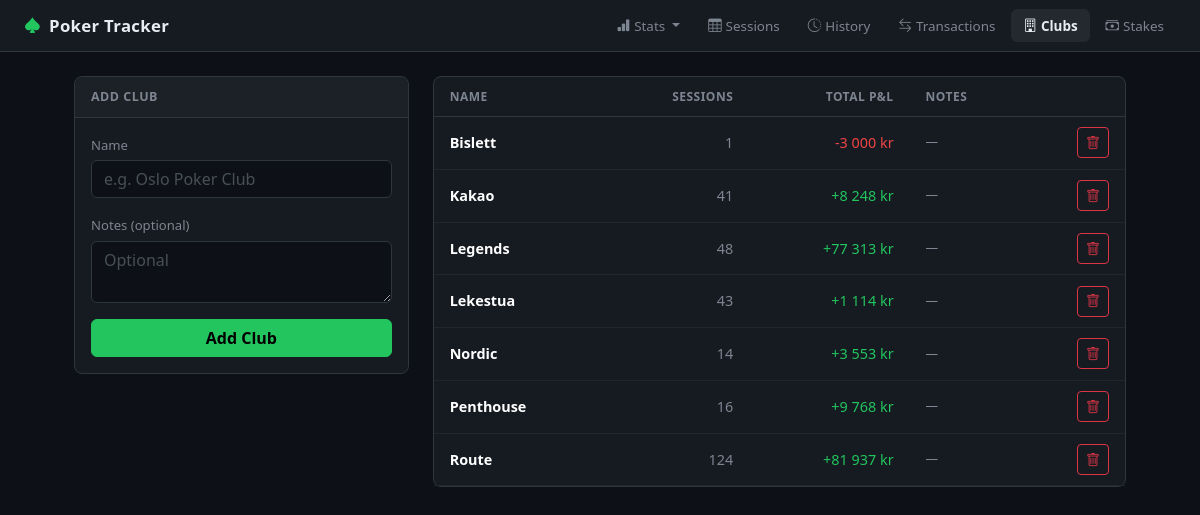
Page /clubs on the committed database.
### tables this page shows
CREATE TABLE clubs (
            id INTEGER PRIMARY KEY AUTOINCREMENT,
            name TEXT NOT NULL UNIQUE,
            notes TEXT,
            created_at TEXT DEFAULT (datetime('now'))
        );

### app.py (the view, shortened to what this page needs)
@app.route("/clubs", methods=["GET", "POST"])
def clubs():
    db = get_db()
    clubs_list = db.execute("""
        SELECT c.*,
               COUNT(DISTINCT s.id) as session_count,
               COALESCE(SUM(s.profit), 0) as total_profit
        FROM clubs c
        LEFT JOIN sessions s ON s.club_id = c.id
        GROUP BY c.id ORDER BY c.name
    """).fetchall()
    return render_template("clubs.html", clubs=clubs_list)

### app.py (called while the page is built)
@app.template_filter("pnl")
def pnl_filter(value):
    if value is None:
        return "0 kr"
    v = float(value)
    formatted = f"{abs(v):,.0f}".replace(",", " ")
    if v > 0:
        return f"+{formatted} kr"
    elif v < 0:
        return f"-{formatted} kr"
    return "0 kr"

### database.py (called while the page is built)
def get_db():
    if "db" not in g:
        g.db = sqlite3.connect(str(DB_PATH))
        g.db.row_factory = sqlite3.Row
        g.db.execute("PRAGMA foreign_keys = ON")
    return g.db

### templates/clubs.html (shortened to what this page needs)
{% extends "base.html" %}
{% block content %}
<div class="row g-4">
    <div class="col-md-4">
        <div class="card">
            <div class="card-header">Add Club</div>
            <div class="card-body">
                <form method="post">
                    <div class="mb-3">
                        <label class="form-label">Name</label>
                        <input type="text" name="name" class="form-control" placeholder="e.g. Oslo Poker Club" required>
                    </div>
                    <div class="mb-3">
                        <label class="form-label">Notes <span class="text-muted">(optional)</span></label>
                        <textarea name="notes" class="form-control" rows="2" placeholder="Optional"></textarea>
                    </div>
                    <button type="submit" class="btn btn-success w-100">Add Club</button>
                </form>
            </div>
        </div>
    </div>
    <div class="col-md-8">
        {% if clubs %}
        <div class="card">
            <div class="table-responsive">
                <table class="table table-hover mb-0">
                    <thead>
                        <tr>
                            <th>Name</th>
                            <th class="text-end">Sessions</th>
                            <th class="text-end">Total P&L</th>
                            <th>Notes</th>
                            <th class="text-end"></th>
                        </tr>
                    </thead>
                    <tbody>
                        {% for c in clubs %}
                        <tr>
                            <td class="fw-semibold">{{ c['name'] }}</td>
                            <td class="text-end text-muted">{{ c['session_count'] }}</td>
                            <td class="text-end {{ 'text-success' if c['total_profit'] >= 0 else 'text-danger' }}">
                                {{ c['total_profit'] | pnl }}
                            </td>
                            <td class="text-muted small">{{ c['notes'] or '—' }}</td>
                            <td class="text-end">
                                <form method="post" action="/clubs/{{ c['id'] }}/delete" class="d-inline"
                                      onsubmit="return confirm('Delete {{ c['name'] }}? This will fail if it has sessions or transactions.')">
                                    <button type="submit" class="btn btn-sm btn-outline-danger">
                                        <i class="bi bi-trash"></i>
                                    </button>
                                </form>
                            </td>
                        </tr>
                        {% endfor %}
                    </tbody>
                </table>
            </div>
        </div>
        {% else %}
        <div class="text-center text-muted py-5">No clubs yet. Add your first club.</div>
        {% endif %}
    </div>
</div>
{% endblock %}

### static/style.css (style rules this page uses)
body { background: #0d1117; font-size: 0.9rem; color: #e6edf3; }
.card { background: #161b22; border-color: #30363d; border-radius: 8px; }
.card-header { background: #1c2128; border-bottom: 1px solid #30363d; font-weight: 600; font-size: 0.78rem; letter-spacing: 0.5px; text-transform: uppercase; color: #7d8590; padding: 0.65rem 1rem; border-radius: 8px 8px 0 0 !important; }
.table { --bs-table-bg: transparent; --bs-table-hover-bg: rgba(255,255,255,0.03); --bs-table-border-color: #21262d; color: #e6edf3; }
.table thead th { font-size: 0.75rem; text-transform: uppercase; letter-spacing: 0.5px; color: #7d8590; border-bottom: 1px solid #30363d; padding: 0.65rem 1rem; font-weight: 600; }
.table td { padding: 0.65rem 1rem; border-color: #21262d; vertical-align: middle; }
.form-control, .form-select { background: #0d1117; border-color: #30363d; color: #e6edf3; }
.form-control::placeholder { color: #484f58; }
.form-label { font-size: 0.82rem; color: #7d8590; margin-bottom: 0.3rem; }
.btn-success { background: #22c55e; border-color: #22c55e; color: #000; font-weight: 600; }
.text-success { color: #22c55e !important; }
.text-danger { color: #ef4444 !important; }
.text-muted { color: #7d8590 !important; }

### rows in the picture
clubs: name "Bislett", session_count "1", total_profit|pnl "-3 000 kr", notes "—"
clubs: name "Kakao", session_count "41", total_profit|pnl "+8 248 kr", notes "—"
clubs: name "Legends", session_count "48", total_profit|pnl "+77 313 kr", notes "—"
clubs: name "Lekestua", session_count "43", total_profit|pnl "+1 114 kr", notes "—"
clubs: name "Nordic", session_count "14", total_profit|pnl "+3 553 kr", notes "—"
clubs: name "Penthouse", session_count "16", total_profit|pnl "+9 768 kr", notes "—"
clubs: name "Route", session_count "124", total_profit|pnl "+81 937 kr", notes "—"
